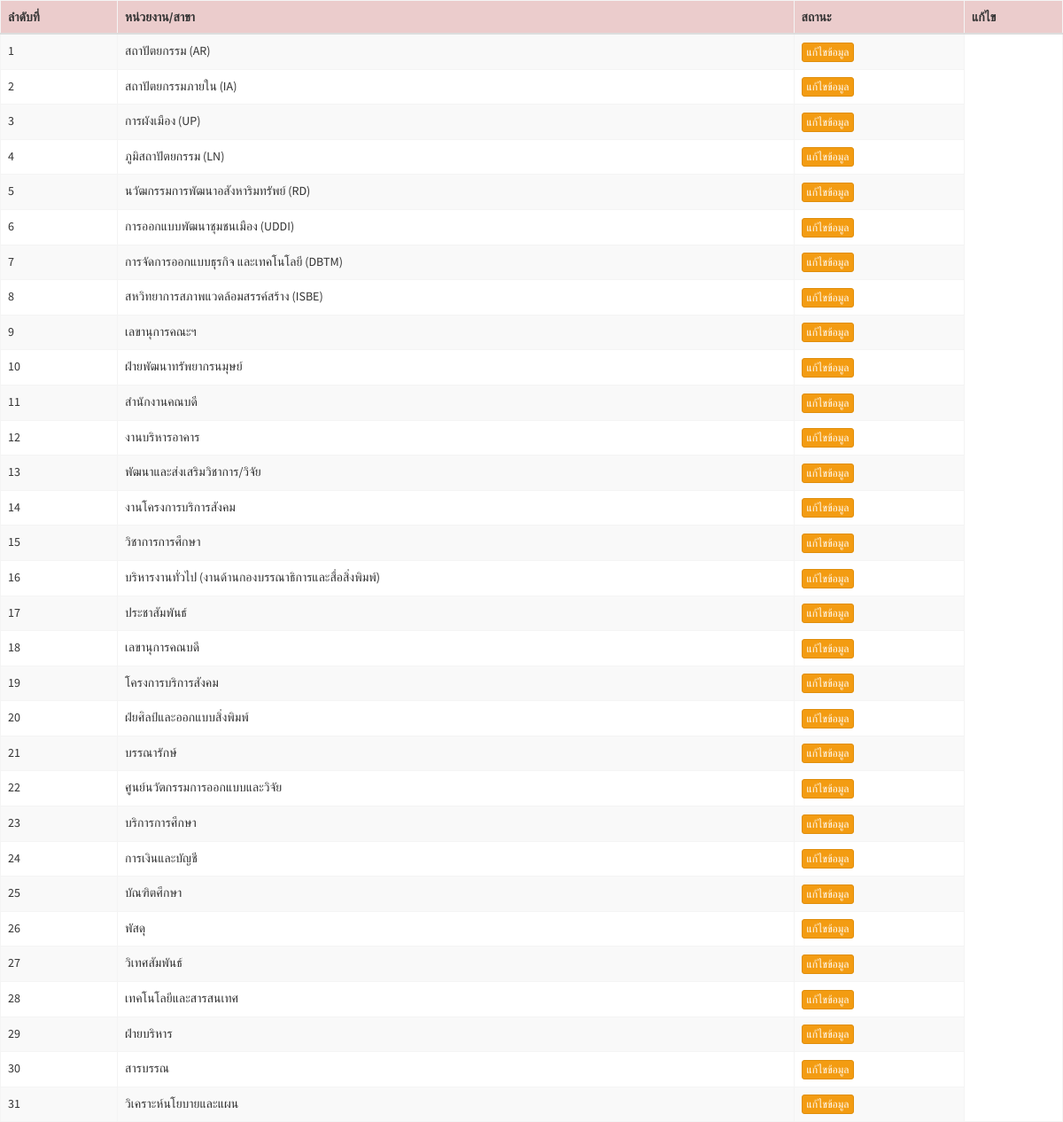
/admin/form_editdept.php, run on the app's committed database.
### tables this page shows
CREATE TABLE `department` (
  `dept_id` int(11) NOT NULL,
  `dept_name` varchar(100) NOT NULL
);

### admin/form_editdept.php (the view, shortened to what this page needs)
<?php
include('css.php');
include('../condb.php');
$query = "SELECT * FROM department ORDER BY dept_id ASC" or die("Error:" . mysqli_error($con));
$result = mysqli_query($con, $query);
echo ' <table id="example1" class="table table-bordered  table-hover table-striped">';
  echo "
  <tr class='danger'>
    <th>ลำดับที่</th>
    <th>หน่วยงาน/สาขา</th>
    <th>สถานะ</th>
    <th>แก้ไข</th>
  </tr>
</thead>
<tbody> ";
  $count=0;
  while($row = mysqli_fetch_array($result)) {
    $count++;
  echo "<tr>";
    echo "<td>" .$count .  "</td> ";
    echo "<td>" .$row["dept_name"] .  "</td> ";
    echo "<td><a href='form.php?p=editdept1&ID=$row[0]' <button type='button' class='btn btn-warning btn-xs'>แก้ไขข้อมูล</button></a></td> ";
  echo "</tr>";
  }
echo "</table>";
?>

### data on the page
department: dept_name "สถาปัตยกรรม (AR)"
department: dept_name "สถาปัตยกรรมภายใน (IA)"
department: dept_name "การผังเมือง (UP)"
department: dept_name "ภูมิสถาปัตยกรรม (LN)"
department: dept_name "นวัฒกรรมการพัฒนาอสังหาริมทรัพย์ (RD)"
department: dept_name "การออกแบบพัฒนาชุมชนเมือง (UDDI)"
department: dept_name "การจัดการออกแบบธุรกิจ และเทคโนโลยี (DBTM)"
department: dept_name "สหวิทยาการสภาพแวดล้อมสรรค์สร้าง (ISBE)"
department: dept_name "เลขานุการคณะฯ"
department: dept_name "ฝ่ายพัฒนาทรัพยากรนมุษย์"
department: dept_name "สำนักงานคณบดี"
department: dept_name "งานบริหารอาคาร"
department: dept_name "พัฒนาและส่งเสริมวิชาการ/วิจัย"
department: dept_name "งานโครงการบริการสังคม"
department: dept_name "วิชาการการศึกษา"
department: dept_name "บริหารงานทั่วไป (งานด้านกองบรรณาธิการและสื่อสิ่งพิมพ์)"
department: dept_name "ประชาสัมพันธ์"
department: dept_name "เลขานุการคณบดี"
department: dept_name "โครงการบริการสังคม"
department: dept_name "ฝ่ยศิลป์และออกแบบสิ่งพิมพ์"
department: dept_name "บรรณารักษ์"
department: dept_name "ศูนย์นวัตกรรมการออกแบบและวิจัย"
department: dept_name "บริการการศึกษา"
department: dept_name "การเงินและบัญชี"
department: dept_name "บัณฑิตศึกษา"
department: dept_name "พัสดุ"
department: dept_name "วิเทศสัมพันธ์"
department: dept_name "เทคโนโลยีและสารสนเทศ"
department: dept_name "ฝ่ายบริหาร"
department: dept_name "สารบรรณ"
department: dept_name "วิเคราะห์นโยบายและแผน"
